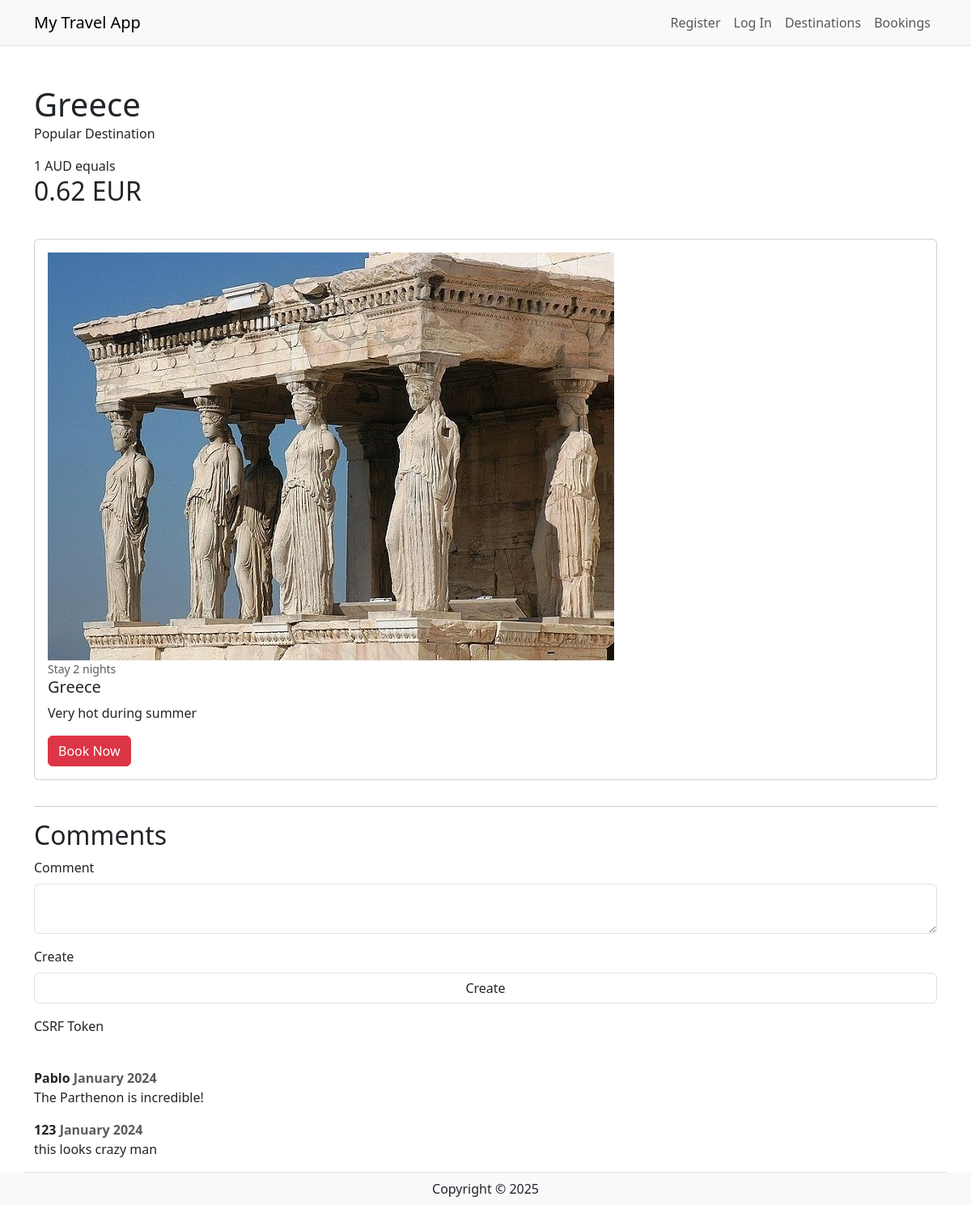
Screenshot of /destinations/1 with the database file from the repository.
### travel/models.py (models this page shows, shortened)
class Destination(db.Model):
    __tablename__ = 'destinations'
    id = db.Column(db.Integer, primary_key=True)
    name = db.Column(db.String(80))
    description = db.Column(db.String(200))
    image = db.Column(db.String(400))
    currency = db.Column(db.String(3))
    comments = db.relationship('Comment', backref='destination')

class Comment(db.Model):
    __tablename__ = 'comments'
    id = db.Column(db.Integer, primary_key=True)
    text = db.Column(db.String(400))
    created_at = db.Column(db.DateTime, default=datetime.now())
    user_id = db.Column(db.Integer, db.ForeignKey('users.id'))
    destination_id = db.Column(db.Integer, db.ForeignKey('destinations.id'))

class User(db.Model, UserMixin):
    __tablename__ = 'users' # good practice to specify table name
    id = db.Column(db.Integer, primary_key=True)
    name = db.Column(db.String(100), index=True, unique=True, nullable=False)
    emailid = db.Column(db.String(100), index=True, nullable=False)
    password_hash = db.Column(db.String(255), nullable=False)
    comments = db.relationship('Comment', backref='user')

### travel/destinations.py (the view)
@destbp.route('/<id>')
def show(id):
    destination = db.session.scalar(db.select(Destination).where(Destination.id==id))
    form = CommentForm()
    return render_template('destinations/show.html', destination=destination, form=form)

### travel/forms.py
class CommentForm(FlaskForm):
  text = TextAreaField('Comment', [InputRequired()])
  submit = SubmitField('Create')

### travel/templates/destinations/show.html
{% extends 'base.html' %}
{% from 'bootstrap5/form.html' import render_form %}
{% block content %}
<div class="container">
    <div class="row mt-5 mb-3">
      <div class="col-md-12">
        <div class="float-left">
          <h1 class="mb-0">{{ destination.name }}</h1>
          <p>Popular Destination</p>
        </div>
        <div class="float-right text-right">
          <p class="mb-0">1 AUD equals</p>
          <h2 id="exchange-rate">0.62 {{ destination.currency }}</h1>
        </div>
      </div>
    </div>
    <div class="row">
      <div class="col-md-12">
        <div class="card my-3">
          <div class="card-body">
            <div class="media">
              <img class="align-self-start mr-3" src="{{ destination.image }}">
              <div class="media-body">
                <small class="font-weight-bold text-muted">Stay 2 nights</small>
                <h5 class="mt-0">{{ destination.name }}</h5>
                <p>{{ destination.description }}</p>
                <a href="#" class="btn btn-danger">Book Now</a>
              </div>
            </div>
          </div>
        </div>
      </div>
    </div>
    <hr>
    <div class="row">
      <div class="col-md-12">
        <h2>Comments</h1>
      </div>
    </div>
    <div class="row border-bottom">
<form method="POST" action="{{ url_for('destination.comment', id=destination.id) }}">
    {{ render_form(form) }}
</form>
      {% for comment in destination.comments %}
      <div class="col-md-12">
        <b>{{ comment.user.name }} <span class="ml-2 text-muted">January 2024</span></b>
        <p>{{ comment.text }}</p>
      </div>
      {% endfor %}
    </div>
  </div>
{% endblock %}

### rows the page displays
Destination: name "Greece", currency "EUR", image (picture), description "Very hot during summer"
Comment: user.name "Pablo", text "The Parthenon is incredible!"
Comment: user.name "123", text "this looks crazy man"

### other values shown
{{ field.label(class="form-label") }} "Comment" "Create" "CSRF Token"
